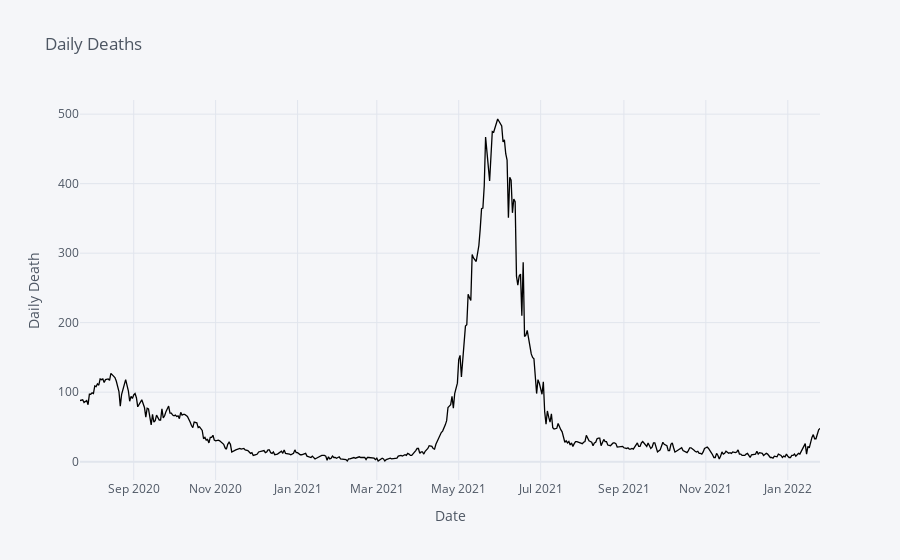

Notebook code for this chart:
### Markdown cell above
Daily Deaths

### Code cell
df.iplot(kind='scatter',x='date',y='deaths_today',mode='lines',title='Daily Deaths',xTitle='Date',yTitle='Daily Death',colors='black',size=2)

### Figure 1 — Plotly figure (JSON) as saved in the notebook; plotly's stock layout.template omitted (floating-point values rounded to 4 significant figures; data arrays with more than 128 entries replaced by an {"elided": "..."} marker saying what was removed)
{"data": [{"line": {"color": "rgba(0, 0, 0, 1.0)", "dash": "solid", "shape": "linear", "width": 1.3}, "mode": "lines", "name": "deaths_today", "text": "", "type": "scatter", "x": {"elided": "513 str values"}, "y": {"elided": "513 int values"}}], "layout": {"legend": {"bgcolor": "#F5F6F9", "font": {"color": "#4D5663"}}, "paper_bgcolor": "#F5F6F9", "plot_bgcolor": "#F5F6F9", "title": {"font": {"color": "#4D5663"}, "text": "Daily Deaths"}, "xaxis": {"gridcolor": "#E1E5ED", "showgrid": true, "tickfont": {"color": "#4D5663"}, "title": {"font": {"color": "#4D5663"}, "text": "Date"}, "zerolinecolor": "#E1E5ED"}, "yaxis": {"gridcolor": "#E1E5ED", "showgrid": true, "tickfont": {"color": "#4D5663"}, "title": {"font": {"color": "#4D5663"}, "text": "Daily Death"}, "zerolinecolor": "#E1E5ED"}}}
